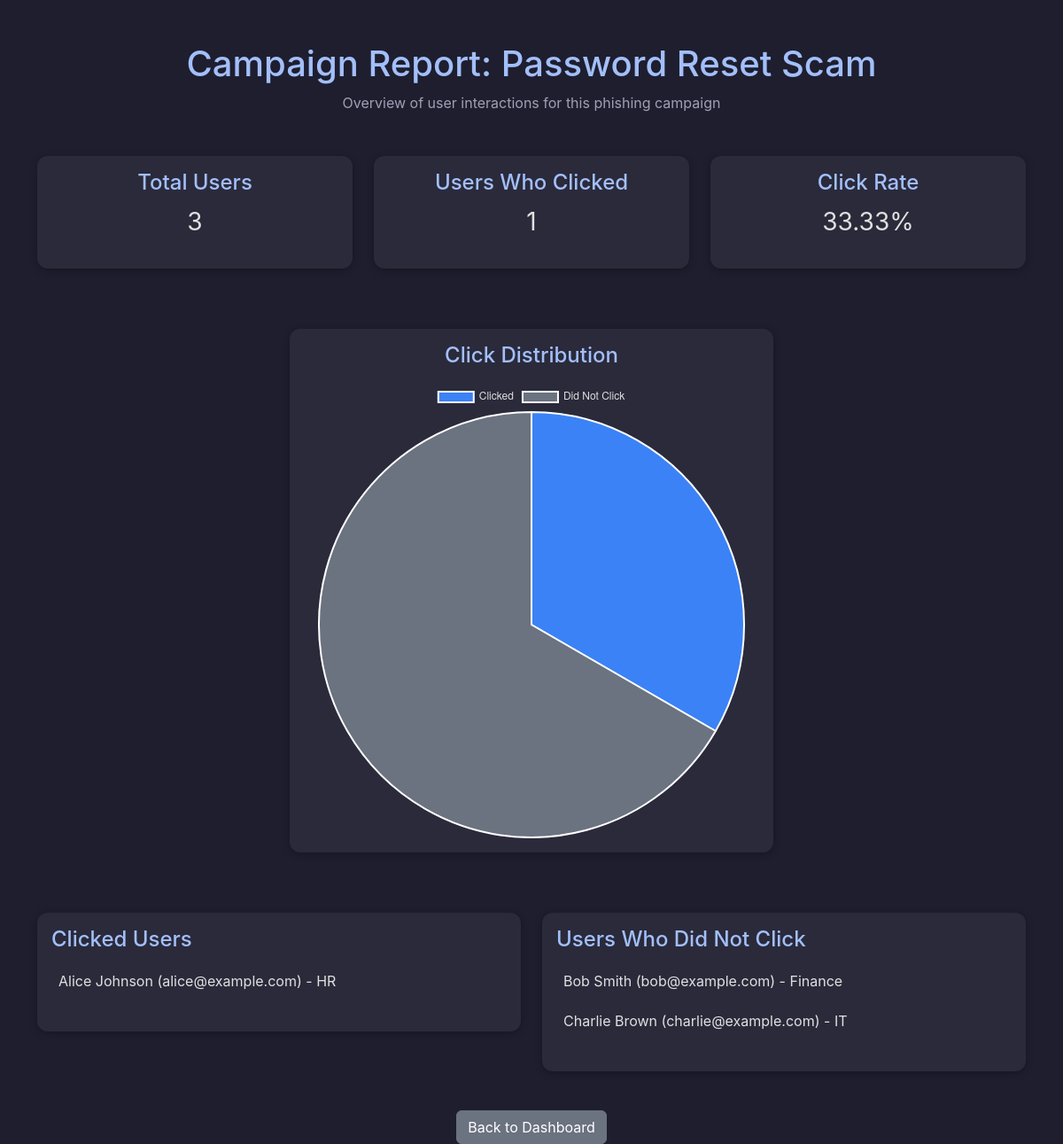
The page /report/1 on the database its author committed.
### models.py (models this page shows)
class Campaign(db.Model):
    __tablename__ = 'campaigns'
    id = db.Column(db.Integer, primary_key=True)
    name = db.Column(db.String(200), nullable=False)
    email_template = db.Column(db.Text, nullable=False)
    created_at = db.Column(db.DateTime, default=datetime.utcnow)
    clicks = db.relationship('Click', backref='campaign', lazy=True)

class User(db.Model):
    __tablename__ = 'users'
    id = db.Column(db.Integer, primary_key=True)
    name = db.Column(db.String(100), nullable=False)
    email = db.Column(db.String(120), unique=True, nullable=False)
    department = db.Column(db.String(100), nullable=True)

### app.py (the view)
@app.route('/report/<int:campaign_id>')
def report(campaign_id):
    campaign = Campaign.query.get_or_404(campaign_id)
    users = User.query.all()
    clicked_user_ids = [click.user_id for click in campaign.clicks]
    clicked_users = [u for u in users if u.id in clicked_user_ids]
    non_clicked_users = [u for u in users if u.id not in clicked_user_ids]
    total_users = len(users)
    click_rate = round((len(clicked_users) / total_users) * 100, 2) if total_users else 0
    chart_data = [len(clicked_users), len(non_clicked_users)]
    return render_template(
        'report.html',
        campaign=campaign,
        total_users=total_users,
        clicked_users=clicked_users,
        non_clicked_users=non_clicked_users,
        click_rate=click_rate,
        chart_data=chart_data  # passed safely
    )

### templates/report.html (shortened to what this page needs)
<!DOCTYPE html>
<html lang="en">
<head>
    <link href="https://cdn.jsdelivr.net/npm/bootstrap@5.3.0/dist/css/bootstrap.min.css" rel="stylesheet">
    <link rel="stylesheet" href="{{ url_for('static', filename='style.css') }}">
</head>
<body>
<div class="container mt-5">
    <div class="text-center mb-5">
        <h1>Campaign Report: {{ campaign.name }}</h1>
        <p class="text-muted">Overview of user interactions for this phishing campaign</p>
    </div>
    <div class="row text-center mb-5">
        <div class="col-md-4">
            <div class="card p-3">
                <h4>Total Users</h4>
                <p class="fs-3">{{ total_users }}</p>
            </div>
        </div>
        <div class="col-md-4">
            <div class="card p-3">
                <h4>Users Who Clicked</h4>
                <p class="fs-3">{{ clicked_users|length }}</p>
            </div>
        </div>
        <div class="col-md-4">
            <div class="card p-3">
                <h4>Click Rate</h4>
                <p class="fs-3">{{ click_rate }}%</p>
            </div>
        </div>
    </div>
    <div class="row mb-5">
        <div class="col-md-6 offset-md-3">
            <div class="card p-3">
                <h4 class="text-center mb-3">Click Distribution</h4>
                <canvas id="clickChart"></canvas>
            </div>
        </div>
    </div>
    <div class="row">
        <div class="col-md-6">
            <div class="card p-3">
                <h4>Clicked Users</h4>
                {% if clicked_users %}
                <ul>
                    {% for user in clicked_users %}
                        <li>{{ user.name }} ({{ user.email }}) - {{ user.department }}</li>
                    {% endfor %}
                </ul>
                {% else %}
                <p class="text-muted">No users clicked this campaign.</p>
                {% endif %}
            </div>
        </div>
        <div class="col-md-6">
            <div class="card p-3">
                <h4>Users Who Did Not Click</h4>
                {% if non_clicked_users %}
                <ul>
                    {% for user in non_clicked_users %}
                        <li>{{ user.name }} ({{ user.email }}) - {{ user.department }}</li>
                    {% endfor %}
                </ul>
                {% else %}
                <p class="text-muted">All users clicked this campaign.</p>
                {% endif %}
            </div>
        </div>
    </div>
    <div class="text-center mt-4">
        <a href="/" class="btn btn-secondary">Back to Dashboard</a>
    </div>
</div>
<script>
    const clickData = JSON.parse('{{ chart_data | tojson | safe }}');
    const ctx = document.getElementById('clickChart');
    const clickChart = new Chart(ctx, {
        type: 'pie',
        data: {
            labels: ['Clicked', 'Did Not Click'],
            datasets: [{
                data: clickData,
                backgroundColor: ['#3b82f6', '#6b7280']
            }]
        },
        options: {
            responsive: true,
            plugins: {
                legend: {
                    labels: { color: '#e0e0e0' }
                }
            }
        }
    });
</script>
</body>
</html>

### static/style.css (style rules this page uses)
body { background-color: #1e1e2f; color: #e0e0e0; font-family: 'Inter', sans-serif; }
h1, h2, h3, h4, h5 { color: #a3bffa; }
.card { background-color: #2a2a3b; border: none; border-radius: 12px; box-shadow: 0 2px 8px rgba(0, 0, 0, 0.3); color: #e0e0e0; margin-bottom: 20px; }
.text-muted { color: #a0a0b5 !important; }
.btn-secondary { background-color: #6b7280; border-color: #6b7280; }
ul { list-style: none; padding-left: 0; }
ul li { background-color: #2a2a3b; margin: 5px 0; padding: 8px; border-radius: 8px; }

### rows shown on the page
Campaign: name "Password Reset Scam"
User: name "Alice Johnson", email "alice@example.com", department "HR"
User: name "Bob Smith", email "bob@example.com", department "Finance"
User: name "Charlie Brown", email "charlie@example.com", department "IT"

### other values the page prints
{{ total_users }} "3"
{{ clicked_users|length }} "1"
{{ click_rate }} "33.33"
chart data {{ chart_data | tojson | safe }} [1, 2]
